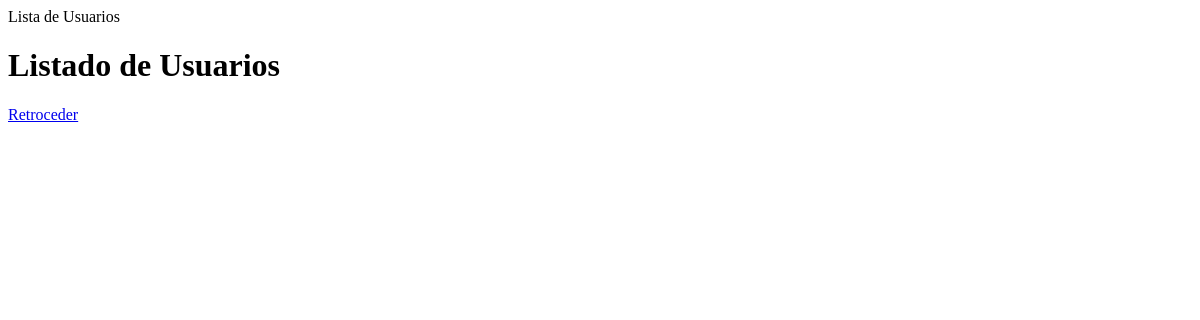
/Adopciones/usuarios/, run on an earlier commit of the app's database.
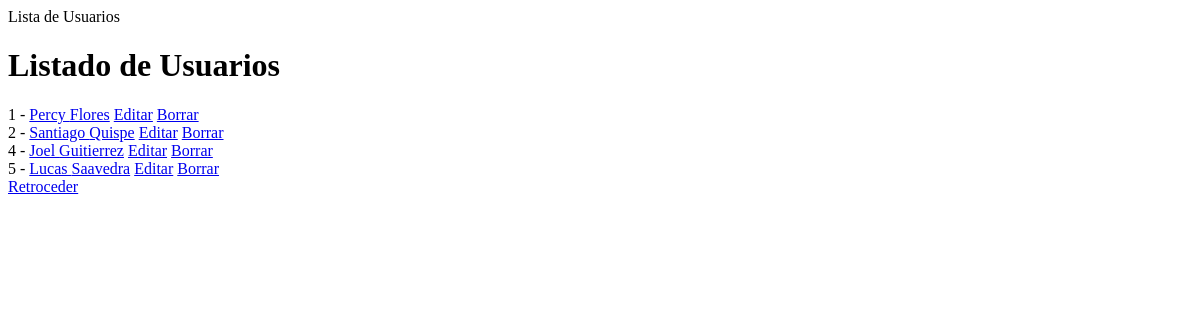
And on a later commit of the database.
### Adopciones/models.py (models this page shows)
class Usuario(models.Model):
    nombre     = models.CharField(max_length = 100)
    apellido   = models.CharField(max_length = 100)
    direccion  = models.CharField(max_length = 100)
    correo     = models.EmailField(max_length=70,blank=True)
    edad       = models.IntegerField()
    telefono   = models.IntegerField()
    def get_absolute_url(self):
        return reverse('Adopciones:detallesUsuario', kwargs={'myID':self.id})

### Adopciones/views.py (the view)
# urls.py: path('usuarios/', listaUsuarios, name='listaUsuarios'),
def listaUsuarios(request):
    obj = Usuario.objects.all()
    context = {
        "obj":obj,
        "url":Direcciones,
    }
    return render(request, "usuario/listaUsuario.html", context)

### Adopciones/models.py (called while the page is built)
    def user(self):
        return "../user/"

### Adopciones/templates/usuario/listaUsuario.html (shortened to what this page needs)
{% extends 'base.html' %}
{% block body%}
  <h1>Listado de Usuarios</h1>
  {% for usu in obj %}
    <div class="usuario">
      {{ usu.id }} -
      <a href="{{ usu.get_absolute_url }}">{{ usu.nombre }} {{ usu.apellido }}</a>
      <a href="{{ usu.id }}/editar">Editar</a>
      <a href="{{ usu.id }}/eliminar">Borrar</a>
    </div>
  {% endfor%}
  <a href="{{ url.user }} ">Retroceder</a>
{% endblock%}

### Adopciones/templates/base.html (shortened to what this page needs)
<!DOCTYPE html>
<html>
    <head>
    </head>
    <body>
        {% block body%}
        {% endblock%}
    </body>
</html>

What changed in the data, as far as the page shows it:
added Usuario: id "1", nombre "Percy", apellido "Flores"
added Usuario: id "2", nombre "Santiago", apellido "Quispe"
added Usuario: id "4", nombre "Joel", apellido "Guitierrez"
added Usuario: id "5", nombre "Lucas", apellido "Saavedra"
